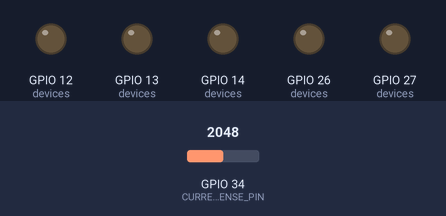
Bench run of a sketch on a simulated ESP32. Shown: output pins drawn as LEDs (lit = HIGH). The test bench sets the inputs (shaded band); at power-on: GPIO 34 (CURRENT_SENSE_PIN) = 2048. Random numbers use the default seed unless the sketch sets one; what the sketch prints to the serial monitor is not drawn.

Above: at 0.4 s.
At 12.1 s:
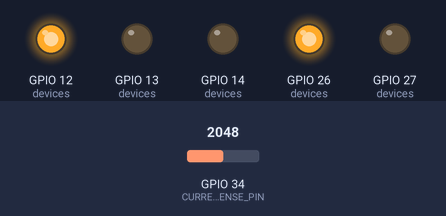
At 24.1 s:
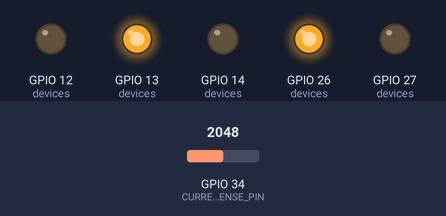
At 60.1 s:
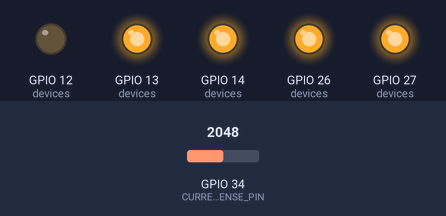
At 90.1 s:
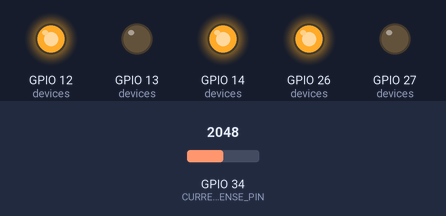
At 126.1 s:
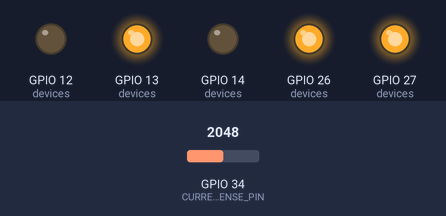
Timing chart, 0 to 127.6 s (numbered marks = the images above):
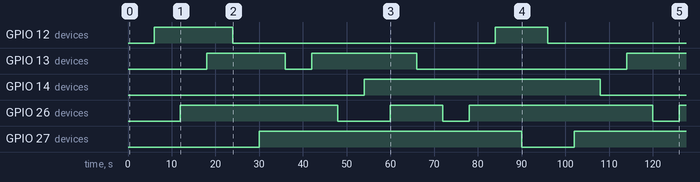

Measured:
- by itself, GPIO 12 (devices): LOW → HIGH at 6.0 s, → LOW 18.0 s later, → HIGH 60.0 s later, → LOW 12.0 s later
- by itself, GPIO 13 (devices): goes HIGH 18.0 s, LOW 6.0 s, HIGH 24.0 s, LOW 48.0 s, then HIGH
- by itself, GPIO 14 (devices): LOW → HIGH at 54.0 s, → LOW 54.0 s later
- by itself, GPIO 26 (devices): goes HIGH 36.0 s, LOW 12.0 s, HIGH 12.0 s, LOW 6.0 s, HIGH 42.0 s, LOW 6.0 s, then HIGH
- by itself, GPIO 27 (devices): LOW → HIGH at 30.0 s, → LOW 60.0 s later, → HIGH 12.0 s later

The sketch:

sketch.ino
```cpp
/*
  Office Pulse — ESP32 Circuit Demo Sketch (Wokwi)

  Represents ONE room (5 devices: 2 fans + 3 lights) wired through relays.
  Mirrors the same data shape as backend/deviceSimulator.js so the circuit
  demo tells the same story as the software simulation:
    - random toggle every few seconds
    - realistic wattage when on (fan=60W, light=15W)
    - status printed to Serial like a mini dashboard

  Also accepts manual commands over Serial for live demo control:
    fan1 on / fan1 off / fan2 on / fan2 off
    light1 on / light1 off / light2 on / light2 off / light3 on / light3 off
    status

  NOTE ON THE CURRENT SENSOR:
  Set USE_POTENTIOMETER_STANDIN to true if you substituted a potentiometer
  for the ACS712 (common in Wokwi if that part isn't available). The
  potentiometer math is a simple linear stand-in, NOT real current sensing —
  say so in your demo narration if a judge asks.
*/

const bool USE_POTENTIOMETER_STANDIN = false; // set true if using a potentiometer instead of ACS712
const bool RELAY_ACTIVE_LOW = false;          // flip to true if your relay module triggers on LOW instead of HIGH

const int CURRENT_SENSE_PIN = 34; // ADC1_CH6 — input-only pin, safe for analogRead

struct Device {
  const char* label;
  int pin;
  int ratedWatt;
  bool isOn;
  unsigned long lastChangedMs;
};

// Same shape as one room in deviceSimulator.js: 2 fans (60W) + 3 lights (15W)
Device devices[5] = {
  { "Fan 1",   13, 60, false, 0 },
  { "Fan 2",   12, 60, false, 0 },
  { "Light 1", 14, 15, false, 0 },
  { "Light 2", 27, 15, false, 0 },
  { "Light 3", 26, 15, false, 0 },
};

unsigned long lastAutoToggleMs = 0;
const unsigned long AUTO_TOGGLE_INTERVAL_MS = 6000; // matches the 4-9s pace of deviceSimulator.js

void setup() {
  Serial.begin(115200);
  delay(300);

  for (int i = 0; i < 5; i++) {
    pinMode(devices[i].pin, OUTPUT);
    writeRelay(i, false); // start with everything off
  }

  randomSeed(analogRead(0)); // seed RNG from a floating pin for variety each run

  Serial.println("=== Office Pulse — Circuit Demo (1 room) ===");
  Serial.println("Type 'status', or e.g. 'fan1 on', 'light2 off' to control manually.");
  printStatus();
}

void loop() {
  handleSerialInput();

  if (millis() - lastAutoToggleMs > AUTO_TOGGLE_INTERVAL_MS) {
    lastAutoToggleMs = millis();
    int idx = random(0, 5);
    setDeviceState(idx, !devices[idx].isOn);
    printStatus();
  }
}

// ---------- Relay control ----------

void writeRelay(int idx, bool on) {
  bool electricalLevel = RELAY_ACTIVE_LOW ? !on : on;
  digitalWrite(devices[idx].pin, electricalLevel ? HIGH : LOW);
}

void setDeviceState(int idx, bool on) {
  devices[idx].isOn = on;
  devices[idx].lastChangedMs = millis();
  writeRelay(idx, on);
}

// ---------- Serial command handling ----------

void handleSerialInput() {
  if (!Serial.available()) return;
  String line = Serial.readStringUntil('\n');
  line.trim();
  line.toLowerCase();

  if (line == "status") {
    printStatus();
    return;
  }

  int spaceIdx = line.indexOf(' ');
  if (spaceIdx == -1) return;
  String target = line.substring(0, spaceIdx);
  String action = line.substring(spaceIdx + 1);
  bool wantOn = (action == "on");

  int idx = deviceIndexFromCommand(target);
  if (idx == -1) {
    Serial.println("Unrecognized device. Try: fan1, fan2, light1, light2, light3");
    return;
  }
  setDeviceState(idx, wantOn);
  printStatus();
}

int deviceIndexFromCommand(String target) {
  if (target == "fan1") return 0;
  if (target == "fan2") return 1;
  if (target == "light1") return 2;
  if (target == "light2") return 3;
  if (target == "light3") return 4;
  return -1;
}

// ---------- Current sensing ----------

// Returns estimated watts from the analog pin. Real math for ACS712;
// simple linear stand-in if you're using a potentiometer instead.
float readSensedWatt() {
  int raw = analogRead(CURRENT_SENSE_PIN); // 0-4095 on ESP32's 12-bit ADC

  if (USE_POTENTIOMETER_STANDIN) {
    // STAND-IN ONLY: linearly maps the pot's position to a plausible 0-300W range.
    return map(raw, 0, 4095, 0, 300);
  }

  // Real ACS712 math (5A module: 185mV/A sensitivity — check your module's datasheet,
  // 20A and 30A variants use different mV/A values).
  float voltage = (raw / 4095.0) * 3.3;
  float amps = (voltage - 2.5) / 0.185; // 2.5V = zero-current midpoint for a 5V-supplied ACS712
  float estimatedWatt = abs(amps) * 220.0; // assuming ~220V mains on the sensed line
  return estimatedWatt;
}

// ---------- Status output (mirrors the dashboard/bot's !status format) ----------

void printStatus() {
  int totalWatt = 0;
  Serial.print("Room: ");
  for (int i = 0; i < 5; i++) {
    Serial.print(devices[i].label);
    Serial.print(" ");
    Serial.print(devices[i].isOn ? "ON" : "OFF");
    if (devices[i].isOn) {
      Serial.print("(");
      Serial.print(devices[i].ratedWatt);
      Serial.print("W)");
      totalWatt += devices[i].ratedWatt;
    }
    if (i < 4) Serial.print(", ");
  }
  Serial.print(". Rated total: ");
  Serial.print(totalWatt);
  Serial.print("W | Sensed: ");
  Serial.print(readSensedWatt(), 1);
  Serial.println("W");
}
```
